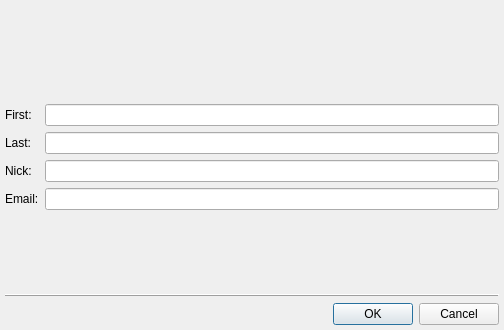
<ui version="4.0" >
 <class>SearchDialogClass</class>
 <widget class="QDialog" name="SearchDialogClass" >
  <property name="geometry" >
   <rect>
    <x>0</x>
    <y>0</y>
    <width>504</width>
    <height>330</height>
   </rect>
  </property>
  <property name="windowTitle" >
   <string>SearchDialog</string>
  </property>
  <layout class="QVBoxLayout" >
   <property name="leftMargin" >
    <number>5</number>
   </property>
   <property name="topMargin" >
    <number>5</number>
   </property>
   <property name="rightMargin" >
    <number>5</number>
   </property>
   <property name="bottomMargin" >
    <number>5</number>
   </property>
   <item>
    <widget class="QStackedWidget" name="stwWidgets" >
     <property name="sizePolicy" >
      <sizepolicy vsizetype="Expanding" hsizetype="Expanding" >
       <horstretch>0</horstretch>
       <verstretch>0</verstretch>
      </sizepolicy>
     </property>
     <property name="currentIndex" >
      <number>0</number>
     </property>
     <widget class="QWidget" name="pgeFields" >
      <layout class="QGridLayout" >
       <property name="leftMargin" >
        <number>0</number>
       </property>
       <property name="topMargin" >
        <number>0</number>
       </property>
       <property name="rightMargin" >
        <number>0</number>
       </property>
       <property name="bottomMargin" >
        <number>0</number>
       </property>
       <item row="1" column="0" colspan="2" >
        <widget class="QLabel" name="lblInstructions" >
         <property name="alignment" >
          <set>Qt::AlignCenter</set>
         </property>
         <property name="wordWrap" >
          <bool>true</bool>
         </property>
        </widget>
       </item>
       <item row="2" column="0" >
        <widget class="QLabel" name="lblFirst" >
         <property name="text" >
          <string>First:</string>
         </property>
        </widget>
       </item>
       <item row="2" column="1" >
        <widget class="QLineEdit" name="lneFirst" />
       </item>
       <item row="3" column="0" >
        <widget class="QLabel" name="lblLast" >
         <property name="text" >
          <string>Last:</string>
         </property>
        </widget>
       </item>
       <item row="3" column="1" >
        <widget class="QLineEdit" name="lneLast" />
       </item>
       <item row="4" column="0" >
        <widget class="QLabel" name="lblNick" >
         <property name="text" >
          <string>Nick:</string>
         </property>
        </widget>
       </item>
       <item row="4" column="1" >
        <widget class="QLineEdit" name="lneNick" />
       </item>
       <item row="5" column="0" >
        <widget class="QLabel" name="lblEmail" >
         <property name="text" >
          <string>Email:</string>
         </property>
        </widget>
       </item>
       <item row="5" column="1" >
        <widget class="QLineEdit" name="lneEmail" />
       </item>
       <item row="0" column="0" >
        <spacer>
         <property name="orientation" >
          <enum>Qt::Vertical</enum>
         </property>
         <property name="sizeHint" >
          <size>
           <width>20</width>
           <height>0</height>
          </size>
         </property>
        </spacer>
       </item>
       <item row="6" column="0" >
        <spacer>
         <property name="orientation" >
          <enum>Qt::Vertical</enum>
         </property>
         <property name="sizeHint" >
          <size>
           <width>20</width>
           <height>0</height>
          </size>
         </property>
        </spacer>
       </item>
      </layout>
     </widget>
     <widget class="QWidget" name="pgeResult" >
      <layout class="QVBoxLayout" >
       <property name="leftMargin" >
        <number>0</number>
       </property>
       <property name="topMargin" >
        <number>0</number>
       </property>
       <property name="rightMargin" >
        <number>0</number>
       </property>
       <property name="bottomMargin" >
        <number>0</number>
       </property>
       <item>
        <widget class="QTableWidget" name="tbwResult" >
         <property name="editTriggers" >
          <set>QAbstractItemView::NoEditTriggers</set>
         </property>
         <property name="alternatingRowColors" >
          <bool>true</bool>
         </property>
         <property name="selectionMode" >
          <enum>QAbstractItemView::SingleSelection</enum>
         </property>
         <property name="selectionBehavior" >
          <enum>QAbstractItemView::SelectRows</enum>
         </property>
         <column>
          <property name="text" >
           <string>JID</string>
          </property>
         </column>
         <column>
          <property name="text" >
           <string>First</string>
          </property>
         </column>
         <column>
          <property name="text" >
           <string>Last</string>
          </property>
         </column>
         <column>
          <property name="text" >
           <string>Nick</string>
          </property>
         </column>
         <column>
          <property name="text" >
           <string>EMail</string>
          </property>
         </column>
        </widget>
       </item>
      </layout>
     </widget>
     <widget class="QWidget" name="pgeForm" />
    </widget>
   </item>
   <item>
    <widget class="QFrame" name="frame" >
     <property name="frameShape" >
      <enum>QFrame::HLine</enum>
     </property>
     <property name="frameShadow" >
      <enum>QFrame::Raised</enum>
     </property>
    </widget>
   </item>
   <item>
    <widget class="QDialogButtonBox" name="dbbButtons" >
     <property name="standardButtons" >
      <set>QDialogButtonBox::Cancel|QDialogButtonBox::NoButton|QDialogButtonBox::Ok</set>
     </property>
    </widget>
   </item>
  </layout>
 </widget>
 <layoutdefault spacing="6" margin="11" />
 <resources/>
 <connections/>
</ui>
